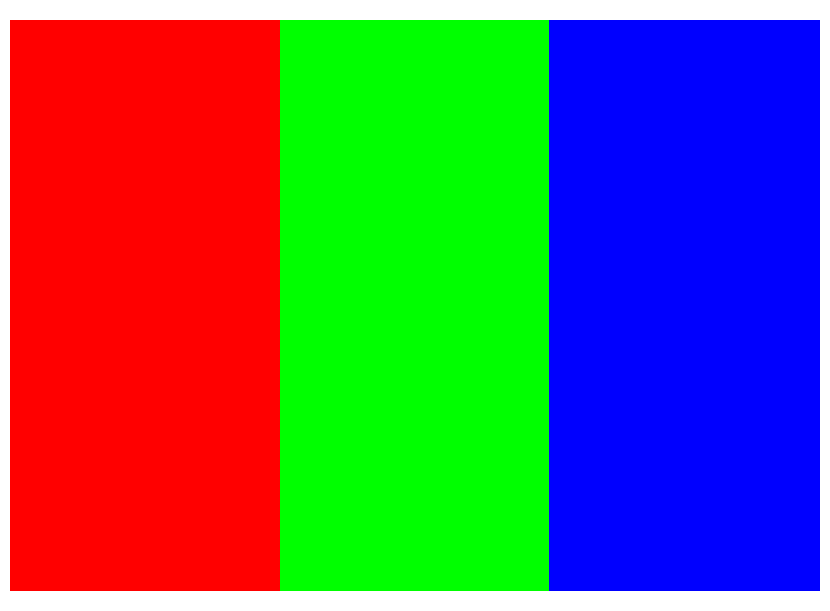
%> input picture a_rgbLayersSplit/images/input.png, 830 x 611 px
$ octave a_rgbLayersSplit.m   (GNU Octave 9; MATLAB toolbox functions it lacks are replaced by stand-ins)
%> lines starting %> are read from the running program, lines starting %| are printed output that depends on the picture
%Splitting Input Image into its RGB Components

%Initialization
clear; close all; clc;

%Getting Acceptable Image File from User Via Dialog Box
[FileName,PathName]=uigetfile({'*.jpg;*.jpeg;*.png','Acceptable Types'},...
    'Select the "jpg", "jpeg" or "png" file to be Split:');
%> the answer given: images/input.png
FullName=fullfile(PathName,FileName);
if isequal(FileName,0)
    disp('Selection Cancelled')
else
    disp(FullName)

    %Read input file
    im=imread(FullName);
%> im is the input picture: size 611x830x3 uint8; mean R, G, B 100, 99.7, 100.2

    %2D array of Zeros of input image dimension
    zero2D=zeros(size(im,1),size(im,2));

    %Full Screen FIGURE Window
    figure('units','normalized','outerposition',[0 0 1 1]);

    %Display subPlot of RED Component
    imRed=cat(3,im(:,:,1),zero2D,zero2D);
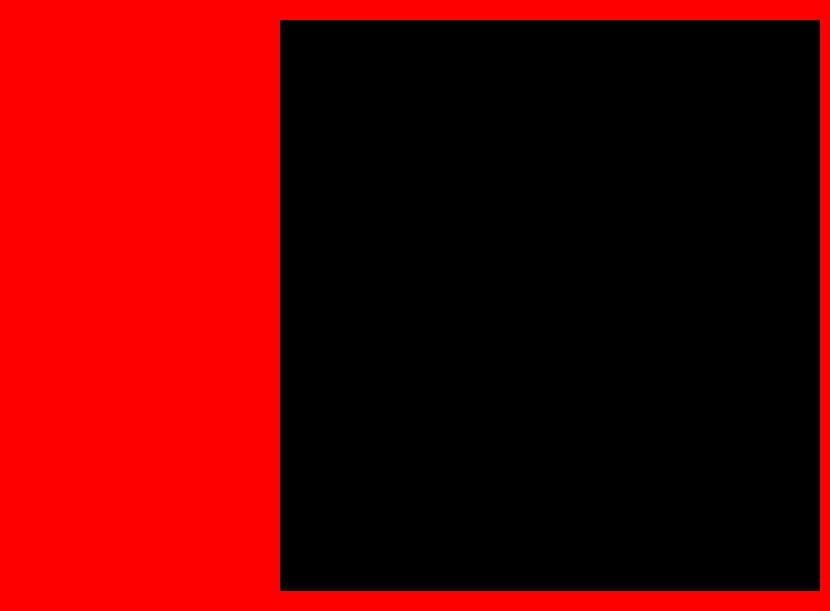
%> imRed: size 611x830x3 uint8; mean R, G, B 100, 0, 0
    subplot(2,2,1); imshow(imRed); title('RED');

    %Display subPlot of GREEN Component
    imGreen=cat(3,zero2D,im(:,:,2),zero2D);
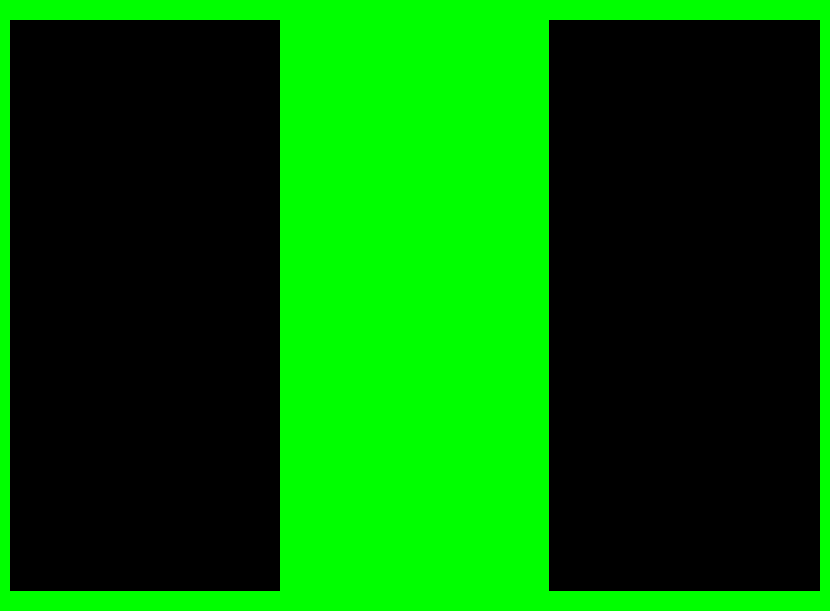
%> imGreen: size 611x830x3 uint8; mean R, G, B 0, 99.7, 0
    subplot(2,2,2); imshow(imGreen); title('GREEN');

    %Display subPlot of BLUE Component
    imBlue=cat(3,zero2D,zero2D,im(:,:,3));
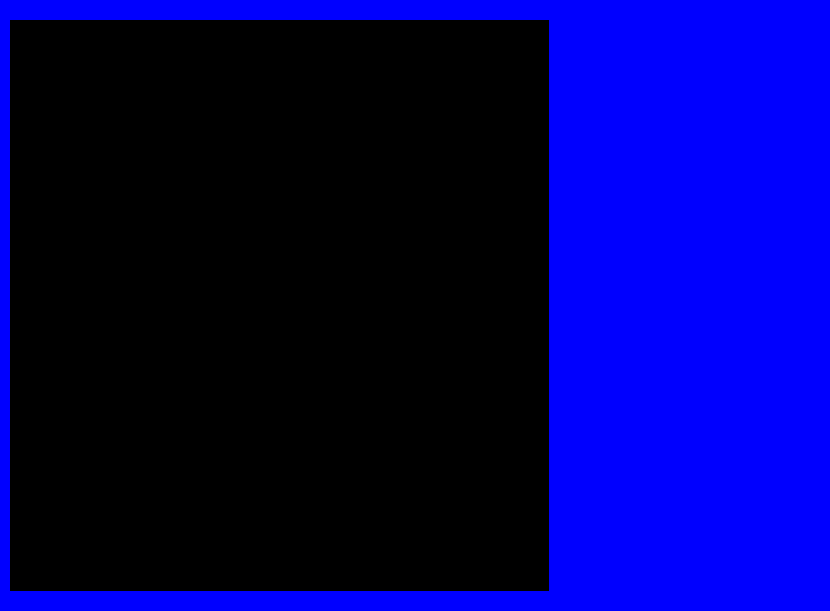
%> imBlue: size 611x830x3 uint8; mean R, G, B 0, 0, 100.2
    subplot(2,2,3); imshow(imBlue); title('BLUE');

    %Display subPlot of ORIGINAL IMAGE
    subplot(2,2,4); imshow(im); title('ORIGINAL IMAGE');
end
